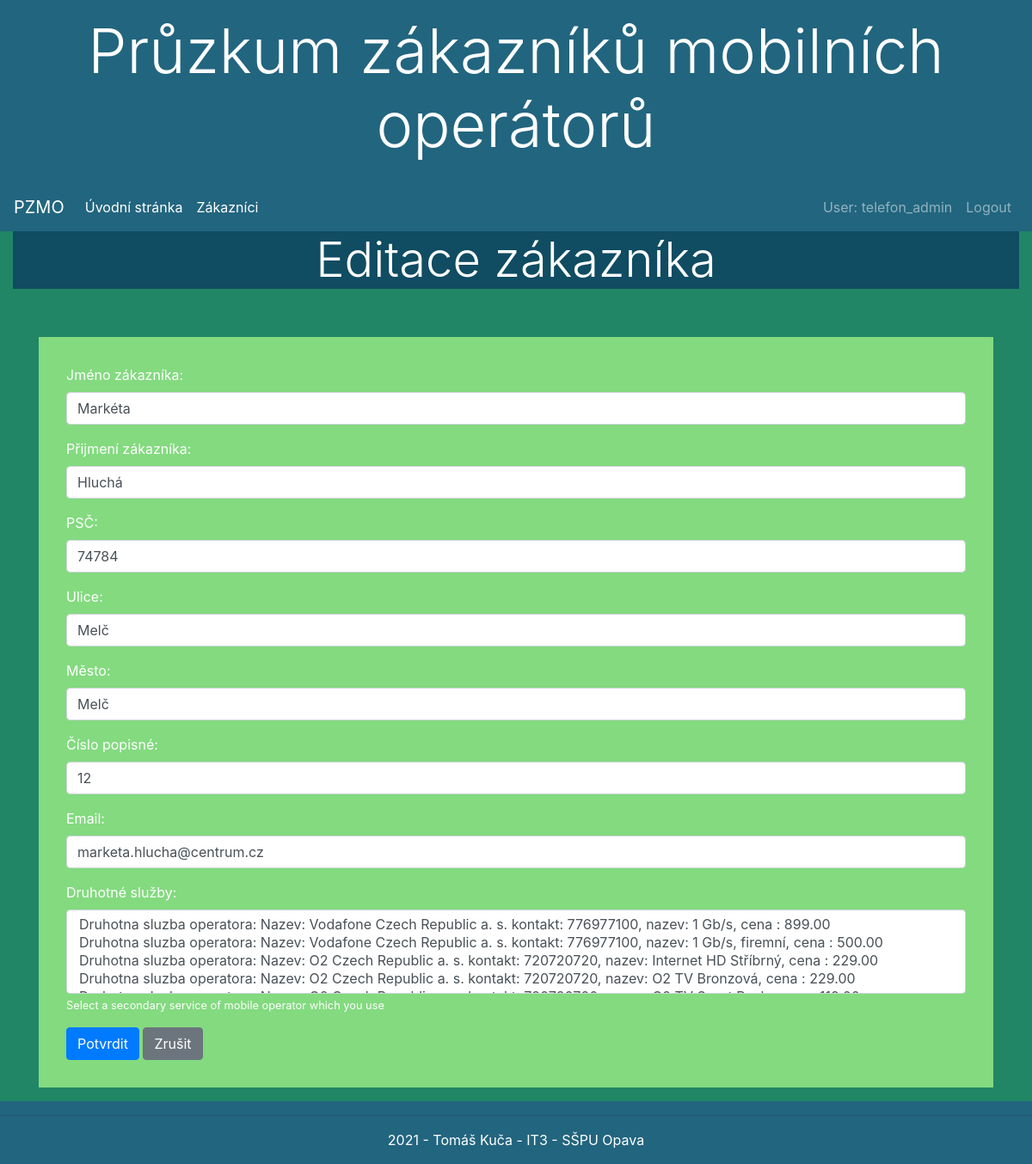
The app's page /zakaznici/zakaznik/4/update/ (signed in) with its own data.
### zakaznici/models.py (models this page shows, shortened)
class Zakaznik(models.Model):
    jmeno = models.CharField(max_length=30, verbose_name='Křestní jméno')
    prijmeni = models.CharField(max_length=30, verbose_name='Příjmení')
    psc = models.PositiveIntegerField(validators=[MinValueValidator(10000), MaxValueValidator(99999)],
                                      verbose_name='Poštovní směrovací číslo')
    ulice = models.CharField(max_length=20, verbose_name='Ulice', blank=True)
    mesto = models.CharField(max_length=30, verbose_name='Město')
    cp = models.CharField(max_length=4, verbose_name='Číslo popisné')
    email = models.EmailField(max_length=50, unique=True, blank=True,null=True, verbose_name='Email zákazníka')
    druhotne_sluzby = models.ManyToManyField(DruhotneSluzby, blank=True, null=True,
                                             help_text='Select a secondary service of mobile operator which you use')
    class Meta:
        ordering = ['prijmeni']

### zakaznici/views.py (the view)
# urls.py: path('zakaznik/<int:pk>/update/', views.ZakaznikUpdateView.as_view(), name='zakaznik-update'),
class ZakaznikUpdateView(LoginRequiredMixin, PermissionRequiredMixin,UpdateView):
    model = Zakaznik
    success_url = reverse_lazy('prehled_zakazniku')
    template_name = 'zakaznik/zakaznik_bootstrap_form.html'
    form_class = ZakaznikModelForm
    login_url = '/accounts/login/'
    permission_required = 'zakaznici.change_zakaznik'

### zakaznici/forms.py
class ZakaznikModelForm(ModelForm):
    class Meta:
        model = Zakaznik
        fields = ['jmeno', 'prijmeni', 'psc', 'ulice', 'mesto', 'cp', 'email', 'druhotne_sluzby']
        labels = {'jmeno': 'Jméno zákazníka','prijmeni': 'Přijmení zákazníka', 'psc':'PSČ','ulice':'Ulice', 'mesto':'Město', 'cp':'Číslo popisné', 'email':'Email', 'druhotne_sluzby':'Druhotné služby'}

### zakaznici/models.py (called while the page is built)
    def __str__(self):
        return f'Nazev: {self.nazev} kontakt: {self.kontakt}'

    def __str__(self):
        return f'Druhotna sluzba operatora: {self.operator}, nazev: {self.nazev}, cena : {self.cena}'

### zakaznici/templates/zakaznik/zakaznik_bootstrap_form.html (shortened to what this page needs)
{% extends "base.html" %}
{% load widget_tweaks %}
{% block content %}
<div class="row mb-3">
    <div class="col-sm-12 ">
        <h2 class="display-4 text-center">Editace zákazníka</h2>
    </div>
</div>
<div class="row mt-5 mb-3">
    <div class="container">
        <form method="post" novalidate>
            {% for field in form.visible_fields %}
            <div class="form-group">
                {{ field.label_tag }}
                {% if form.is_bound %}
                  {% if field.errors %}
                    {% render_field field class="form-control is-invalid" %}
                    {% for error in field.errors %}
                      <div class="invalid-feedback">
                          {{ error }}
                      </div>
                    {% endfor %}
                  {% else %}
                    {% render_field field class="form-control is-valid" %}
                  {% endif %}
                {% else %}
                  {% render_field field class="form-control" %}
                {% endif %}
                {% if field.help_text %}
                <small class="form-text text-white">{{ field.help_text }}</small>
                {% endif %}
            </div>
            {% endfor %}
            <button class="btn btn-primary" type="submit">Potvrdit</button>
            <button class="btn btn-secondary" onclick="javascript:history.back();">Zrušit</button>
        </form>
    </div>
</div>
{% endblock %}

### zakaznici/templates/page/navbar.html (shortened to what this page needs)
<nav id="nav" class="navbar navbar-expand-md text-white navbar-dark">
    <a class="navbar-brand" href="#">PZMO</a>
      <div class="collapse navbar-collapse" id="collapsibleNavbar">
        <ul class="navbar-nav mr-auto">
          <li class="nav-item">
            <a class="nav-link active" href="{% url 'index' %}">Úvodní stránka</a>
          </li>
            <li class="nav-item">
            <a class="nav-link active" href="{% url 'prehled_zakazniku' %}">Zákazníci</a>
          </li>
        </ul>
          <ul class="navbar-nav ">
           {% if user.is_authenticated %}
             <li class="nav-item"><a href="{% url 'index' %}" class="nav-link">User: {{ user.get_username }}</a></li>
             <li class="nav-item"><a href="{% url 'logout'%}" class="nav-link">Logout</a></li>
           {% else %}
             <li class="nav-item"><a href="{% url 'login'%}?next={{request.path}}" class="nav-link">Login</a></li>
           {% endif %}
        </ul>
      </div>
</nav>

### zakaznici/static/css/style.css (style rules this page uses)
div.container form { background-color: #83DA7F; padding: 2em; }
body { background-color:#208665; }
body { display: flex; flex-direction: column; min-height: 100vh; }
.navbar { background-color: #22657F; }
h2 { background-color:#104C62; }

### records on screen
Zakaznik: jmeno "Markéta" "Hluchá" "74784" "Melč" "Melč" "12" "marketa.hlucha@centrum.cz"

### other values on screen
{{ user.get_username }} "telefon_admin"
{{ field.label_tag }} "Jméno zákazníka:" "Přijmení zákazníka:" "PSČ:" "Ulice:" "Město:" "Číslo popisné:" "Email:" "Druhotné služby:"
{{ field.help_text }} "Select a secondary service of mobile operator which you use"
